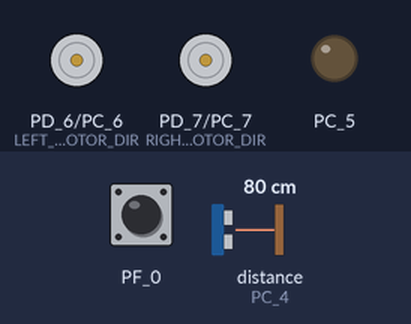
A sketch run on a simulated TI Tiva C LaunchPad. Shown: direction and speed pins drawn as motors (green arrow = direction pin HIGH = forward, orange = LOW = backward, longer = more drive), output pins drawn as LEDs (lit = HIGH). The test bench sets the inputs (shaded band); at power-on: PF_0 HIGH, distance to the obstacle (sensor on PC_4) 80 cm. The echo pulse lasts 58.3 µs per cm.

Above: at 0.8 s.
0.9 s: PF_0 pulled LOW for 0.15 s
At 1.9 s:
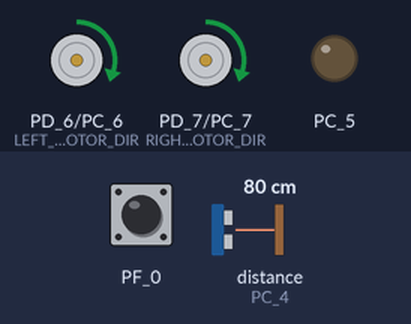
2.5 s: distance to the obstacle (sensor on PC_4) set to 39 cm
4.0 s: distance to the obstacle (sensor on PC_4) set to 32 cm
At 5.2 s:
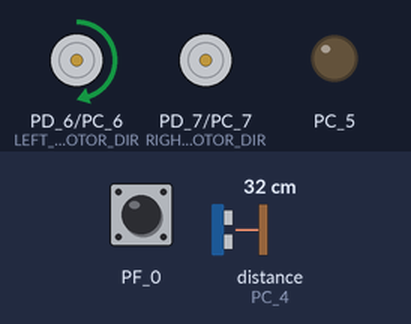
5.5 s: distance to the obstacle (sensor on PC_4) set to 60 cm
At 6.2 s:
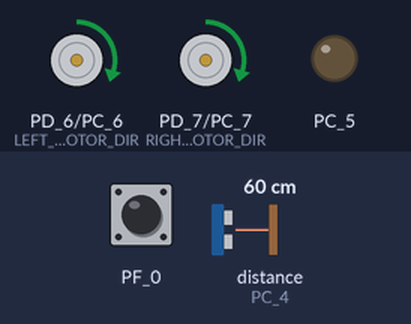
7.0 s: distance to the obstacle (sensor on PC_4) set to 2 cm
At 8.4 s:
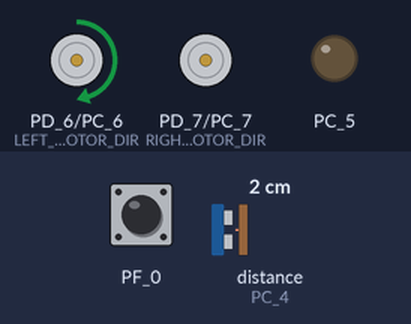
Timing chart, 0 to 9.5 s (numbered marks = the images above; inputs shaded):
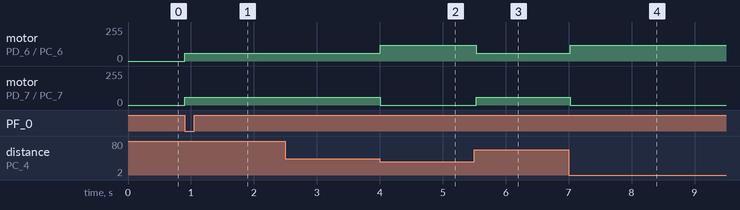

The sketch:

AvoidanceRobot.ino
```cpp
//=========================================================================
//
//                     Ultrasonic avoidance Robot
//                  Избягване на препятстия със завой надясно.
//            author : Vyara Simeonova  / Bit Electronics
//
//
//=========================================================================

#include "pin_definitions.h"
#include "ultrasonic.h"

int dist;
int left_motor, right_motor;

void setup()
{
  // put your setup code here, to run once:
  ultrasonic_init(TRIG, ECHO);
  Serial.begin(9600);
  pinMode (LEFT_MOTOR_DIR, OUTPUT);
  pinMode (RIGHT_MOTOR_DIR, OUTPUT);
  pinMode (LEFT_MOTOR_PWM, OUTPUT);
  pinMode (RIGHT_MOTOR_PWM, OUTPUT);
  pinMode (PUSH2, INPUT_PULLUP);
  pinMode (PUSH1, INPUT_PULLUP);


while (digitalRead (PUSH2)== HIGH);

}

void loop()
{
  // put your main code here, to run repeatedly:

  dist = us_meassure();
  //Serial.print(dist);
  //Serial.print("cm");
  //Serial.println();

  digitalWrite (LEFT_MOTOR_DIR, HIGH);
  digitalWrite (RIGHT_MOTOR_DIR, HIGH);

  left_motor= 60;
  right_motor= 60;

  if (dist<=35){
    //  Завой надясно за 185 милисекунди, ако разстоянието се увеличило
    // подължава направо. Ако разстоянието е по-малко от 35см прави още един завой за 180мс
    left_motor= left_motor*2;
    right_motor=0;
    analogWrite (LEFT_MOTOR_PWM, left_motor);
    analogWrite (RIGHT_MOTOR_PWM, right_motor);
    delay (185);
  }

  analogWrite (LEFT_MOTOR_PWM, left_motor);
  analogWrite (RIGHT_MOTOR_PWM, right_motor);

  delay(30);

}
```

pin_definitions.h
```cpp
//Optron's Definitions
#define LEFT_SENSOR			A1
#define	MIDLEFT_SENSOR			A2
#define CENTER_SENSOR			A4
#define MIDRIGHT_SENSOR			A5
#define RIGHT_SENSOR			A6

#define EMITERS_ENABLE			PB_4

//Motor's Definitions
#define LEFT_MOTOR_DIR			PD_6
#define RIGHT_MOTOR_DIR 		PD_7
#define LEFT_MOTOR_PWM			PC_6
#define RIGHT_MOTOR_PWM			PC_7

//Led's Definitions
#define	LED1			       PB_5
#define LED2			       PB_0
#define LED3			       PB_1

//Buzzer's Definition
#define BEEP			       PB_7

//Potentiometers' Definitions
#define POT1			      A1
#define POT2			      A2

//Ultrasonic's Definitions
#define TRIG   			      PC_5
#define ECHO   			      PC_4

//Servo's Definition
#define SERVO      		      PB_6

//Infrared's Definition
#define INFRARED 		     PB_6

#define IR_PORT                       GPIO_PORTB_BASE
#define IR_PIN                        GPIO_PIN_6
```

Measured:
- the behaviour switches between 36 and 35 cm on distance to the obstacle (sensor on PC_4) (found by bisection; images 1 and 2)
- after the input at 0.9 s, motor on PD_6 (LEFT_MOTOR_DIR) / PC_6 (LEFT_MOTOR_PWM), motor on PD_7 (RIGHT_MOTOR_DIR) / PC_7 (RIGHT_MOTOR_PWM): stopped → forward 60/255 at once
- after the input at 4.0 s, motor on PD_6 (LEFT_MOTOR_DIR) / PC_6 (LEFT_MOTOR_PWM): forward 60/255 → forward 120/255 at once; motor on PD_7 (RIGHT_MOTOR_DIR) / PC_7 (RIGHT_MOTOR_PWM): forward 60/255 → stopped at once
- after the input at 5.5 s, motor on PD_6 (LEFT_MOTOR_DIR) / PC_6 (LEFT_MOTOR_PWM): forward 120/255 → forward 60/255 at once; motor on PD_7 (RIGHT_MOTOR_DIR) / PC_7 (RIGHT_MOTOR_PWM): stopped → forward 60/255 at once
- after the input at 7.0 s, motor on PD_6 (LEFT_MOTOR_DIR) / PC_6 (LEFT_MOTOR_PWM): forward 60/255 → forward 120/255 at once; motor on PD_7 (RIGHT_MOTOR_DIR) / PC_7 (RIGHT_MOTOR_PWM): forward 60/255 → stopped at once
